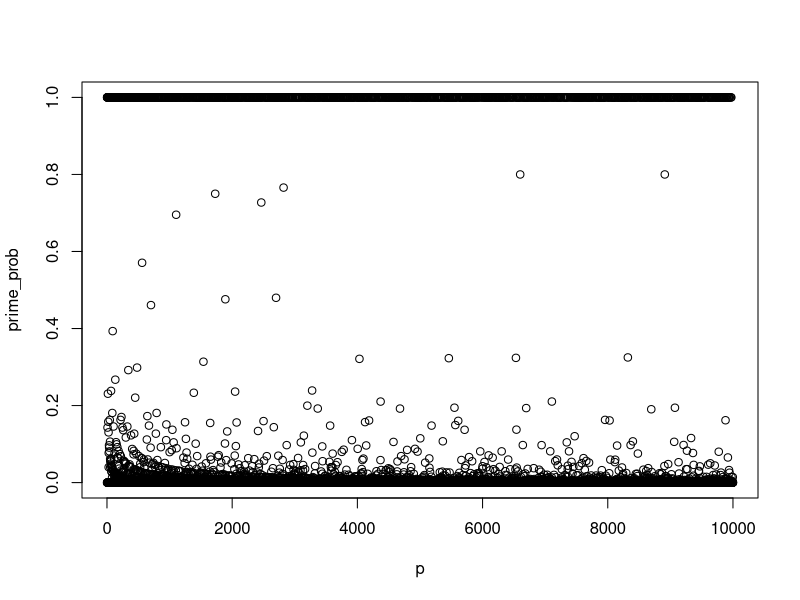
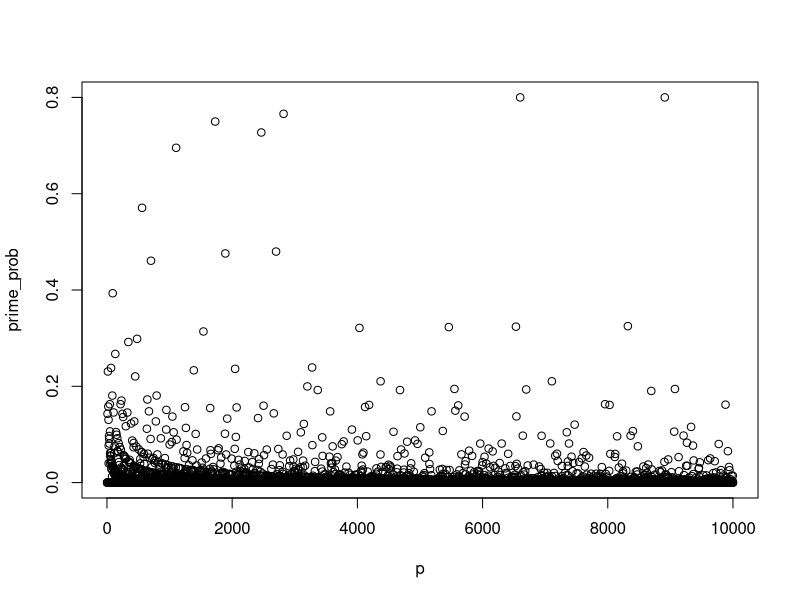
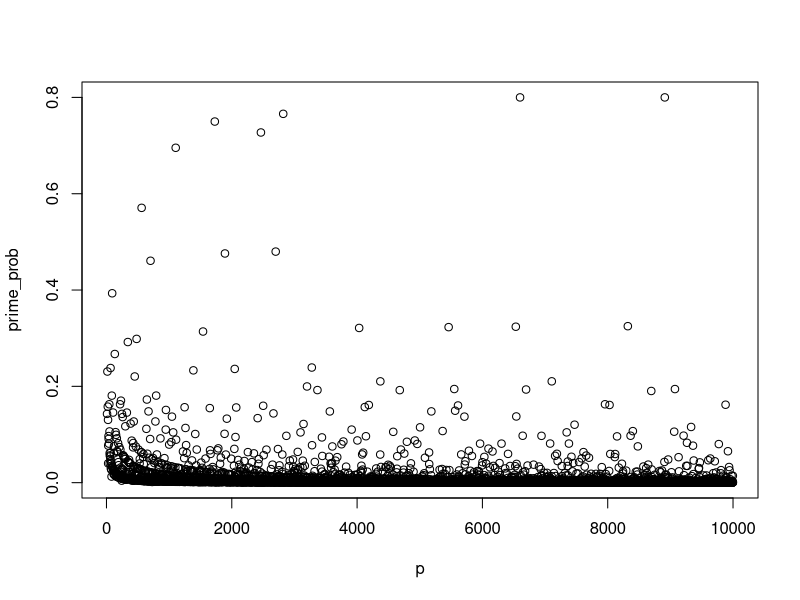

R code for these plots, in order:
prime_strict <- read.csv("fermat_work4.csv", header=FALSE)
prime_prob <- read.csv("fermat_work3.csv", header=FALSE)
prime_test <- read.csv("fermat_work5.csv", header=FALSE)
prime_test <- cbind(prime_strict, prime_prob, prime_test)
colnames(prime_test) <- c("is_prime", "prime_prob", "test")
prime_test$p <- 1:10000
prime_test$is_prime <- factor(prime_test$is_prime)
prime_test$kind <- ifelse(prime_test$prime_prob == 0., "not_prime", ifelse(prime_test$prime_prob == 1., "prime", "pseudoprime"))
prime_test$kind <- factor(prime_test$kind)
write.csv(prime_test, file="fermat_tmp.csv")
all.df <- prime_test[c("p", "prime_prob")]
plot(all.df)
composite.df <- prime_test[prime_test$kind != "prime", ]
compo.df <- composite.df[c("p", "prime_prob")]
plot(compo.df)
pseudo.df <- prime_test[prime_test$kind == "pseudoprime", ]
pseu.df <- pseudo.df[c("p", "prime_prob")]
plot(pseu.df)
summary(pseu.df)
tab <- table(prime_test$is_prime, prime_test$kind)
tab
test_result <- prime_test[c("p", "is_prime", "test")]
test_result$test <- factor(test_result$test)
tab2 <- table(test_result$is_prime, test_result$test)
tab2